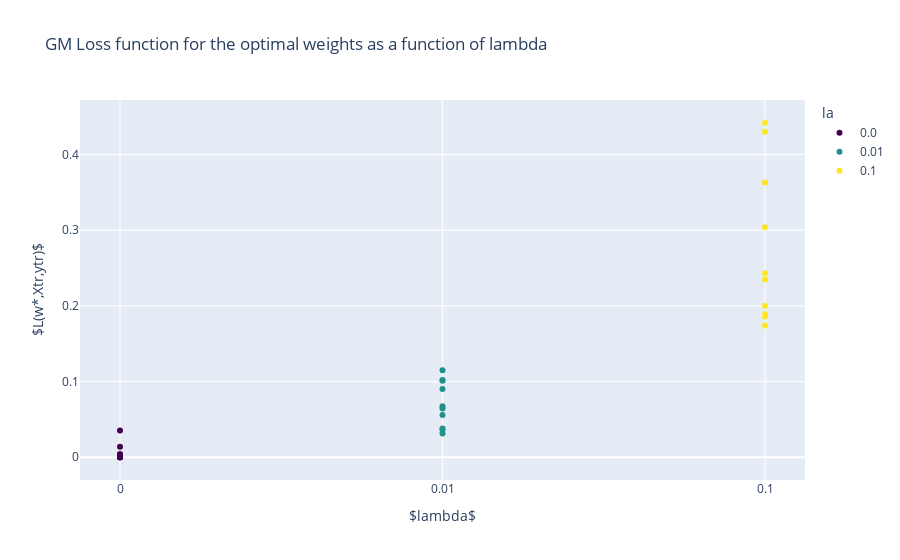

Write notebook code for a chart like this one.
### Markdown cell above
### L as a function of la

### Code cell
# plot a scatter plot of L* as a function of la
fig = px.scatter(df_sgm, x='la', y='L*',
                    title='GM Loss function for the optimal weights as a function of lambda',
                    color='la',
                    color_discrete_sequence =['#440154', '#21918c', '#fde725'])
fig.update_layout(
    xaxis_title=r'$lambda$',
    yaxis_title=r'$L(w*,Xtr,ytr)$',
    xaxis_type='category'
)
fig.show()
# save the figure
fig.write_image("SGM_L_for_la.png")

### Figure 1 — Plotly figure (JSON) as saved in the notebook; plotly's stock layout.template omitted (floating-point values rounded to 4 significant figures)
{"data": [{"hovertemplate": "la=%{x}<br>L*=%{y}<extra></extra>", "legendgroup": "0.0", "marker": {"color": "#440154", "symbol": "circle"}, "mode": "markers", "name": "0.0", "orientation": "v", "showlegend": true, "type": "scatter", "x": [0, 0, 0, 0, 0, 0, 0, 0, 0, 0], "xaxis": "x", "y": [1.41e-05, 0.00271, 0.0139, 1.16e-05, 1.44e-05, 0.00101, 1.69e-05, 0.0352, 0.00421, 3.33e-05], "yaxis": "y"}, {"hovertemplate": "la=%{x}<br>L*=%{y}<extra></extra>", "legendgroup": "0.01", "marker": {"color": "#21918c", "symbol": "circle"}, "mode": "markers", "name": "0.01", "orientation": "v", "showlegend": true, "type": "scatter", "x": [0.01, 0.01, 0.01, 0.01, 0.01, 0.01, 0.01, 0.01, 0.01, 0.01], "xaxis": "x", "y": [0.0314, 0.0903, 0.101, 0.0362, 0.0557, 0.0645, 0.0379, 0.115, 0.102, 0.0673], "yaxis": "y"}, {"hovertemplate": "la=%{x}<br>L*=%{y}<extra></extra>", "legendgroup": "0.1", "marker": {"color": "#fde725", "symbol": "circle"}, "mode": "markers", "name": "0.1", "orientation": "v", "showlegend": true, "type": "scatter", "x": [0.1, 0.1, 0.1, 0.1, 0.1, 0.1, 0.1, 0.1, 0.1, 0.1], "xaxis": "x", "y": [0.2, 0.186, 0.43, 0.174, 0.243, 0.304, 0.189, 0.235, 0.442, 0.363], "yaxis": "y"}], "layout": {"legend": {"title": {"text": "la"}, "tracegroupgap": 0}, "title": {"text": "GM Loss function for the optimal weights as a function of lambda"}, "xaxis": {"anchor": "y", "categoryarray": [0, 0.01, 0.1], "categoryorder": "array", "domain": [0, 1], "title": {"text": "$lambda$"}, "type": "category"}, "yaxis": {"anchor": "x", "domain": [0, 1], "title": {"text": "$L(w*,Xtr,ytr)$"}}}}
